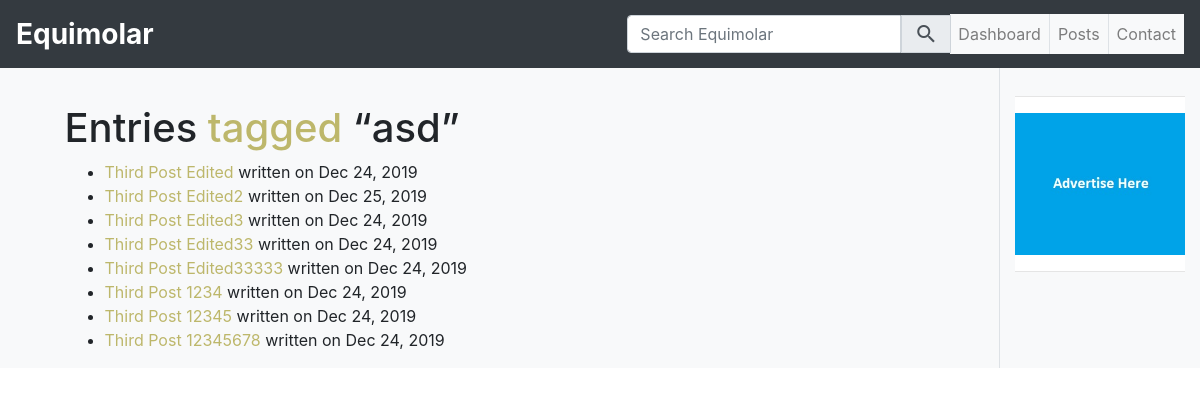
/tag/6, run on an earlier commit of the app's database.
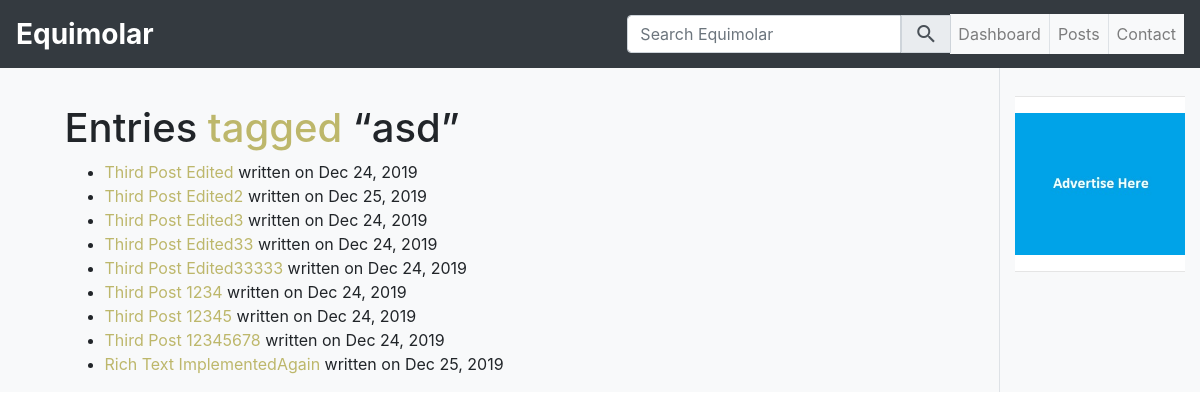
And on a later commit of the database.
### equimolar_blog/models.py (models this page shows, shortened)
class Article(db.Model):
    __tablename__ = 'articles'
    __table_args__ = {'extend_existing': True}
    id = db.Column(db.Integer, primary_key=True)
    title = db.Column(db.String(100), nullable=False)
    slug = db.Column(db.String(150))
    summary = db.Column(db.String(300))
    content = db.Column(db.Text, nullable=False)
    last_mod_date = db.Column(db.DateTime, default=datetime.date(datetime.utcnow()))
    draft = db.Column(db.Boolean, default=0)
    tags = db.relationship('Tag', secondary=articles_tags,
                           backref=db.backref('articles', lazy='dynamic'))
    authour = db.relationship('User', backref='articles', lazy='dynamic')

### equimolar_blog/views.py (the view)
@app.route('/tag/<id>')
def show_tag(id):
    tag = Tag.query.get_or_404(id)
    articles = tag.articles.all()
    return render_template('tag.html', tag=tag, entries=articles)

### equimolar_blog/utilities.py (called while the page is built)
def blog_date(dateobj):
    return dateobj.strftime('%b %d, %Y')

### equimolar_blog/templates/tag.html (shortened to what this page needs)
{% extends "base.html" %}
{% block main %}
  <h1>Entries <a href="">tagged</a> “{{ tag.name }}”</h1>
  <ul>
  {%- for entry in entries %}
    <li>
      <a href="/{{ entry.slug }}">{{ entry.title }}</a>
      written on {{ blog_date(entry.last_mod_date) }}
    </li>
  {%- endfor %}
  </ul>
{% endblock %}

What changed in the data, as far as the page shows it:
added Article: title "Rich Text ImplementedAgain", last_mod_date "Dec 25, 2019"
